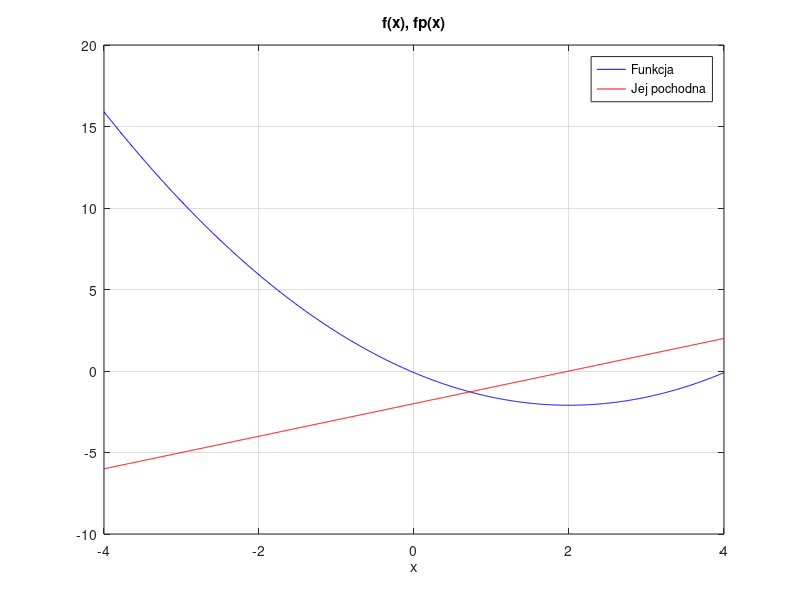

The MATLAB script that drew this image: (Note: this script raises an error after producing the figure.)
% equnonlin_solve.m
clear all; close all;

it = 12;
a = pi-pi/5; b=pi+pi/5; % znajdz zero funkcji y=sin(x) dla x=pi
%f = @(x) sin(x); % definicja funkcji
%fp = @(x) cos(x); % definicja pochodnej funkcji
a = 1/2; b = -2; c = -0.1;
f = @(x) a*x.^2+b*x+c; 
fp = @(x) 2*a*x+b; 
%x = 0 : 0.01 : 2*pi;
x = -4 : 0.01 : 4;
plot( x, f(x), 'b-', x, fp(x),'r-'); grid; xlabel('x'); title('f(x), fp(x)');
legend('Funkcja','Jej pochodna'); pause
cb = nonlinsolvers( f, fp, -4, 4, 'bisection', it );
cr = nonlinsolvers( f, fp, -4, 4, 'regula-falsi', it);
cn = nonlinsolvers( f, fp, -4, 4, 'newton-raphson', it);
plot( 1:it,cb,'o-', 1:it,cr,'*', 1:it,cn,'^-'); xlabel('iter'); title('c(iter)')
grid on, legend('Bisection','Regula-Falsi','Newton-Raphson');

function C = nonlinsolvers(f, fp, a, b, solver, iter)
C = zeros(1,iter); % kolejne oszacowania miejsca zerowego
c = a; % pierwsze oszacowanie
for i = 1 : iter
fa = feval(f,a); fb=feval(f,b); fc=feval(f,c); fpc=feval(fp,c); % oblicz
switch(solver)
case 'bisection',
if( fa*fc<0 ) b=c; else a=c; end
c = (a+b)/2;
case 'regula-falsi',
if( fa*fc<0 ) b=c; else a=c; end
c = b-fb*(b-a)/(fb-fa);
case 'newton-raphson',
c = c-fc/fpc;
otherwise,
error('Brak metody');
end
C(i)=c; % zapamietaj
end
end